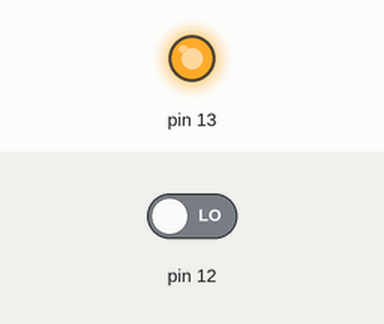
This sketch was run on a simulated Arduino Uno, built with avr-gcc and run on an emulated ATmega328P. On the bench: output pins drawn as LEDs (lit = HIGH). Inputs (shaded band) come from the test bench; at power-on: pin 12 LOW. What the sketch prints to the serial monitor is not drawn.

Above: at 0.1 s.
Timing chart, 0 to 1.6 s (numbered marks = the images above):
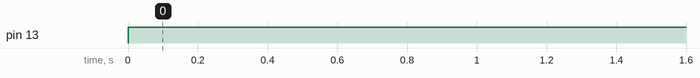

The sketch:

Ultrasonico.ino
```cpp
long distancia;
long tiempo;
void setup(){
  Serial.begin(9600);
  pinMode(13, OUTPUT); /*activación del pin 9 como salida: para el pulso ultrasónico*/
  pinMode(12, INPUT); /*activación del pin 8 como entrada: tiempo del rebote del ultrasonido*/
}

void loop(){
  digitalWrite(13,LOW); /* Por cuestión de estabilización del sensor*/
  delayMicroseconds(5);
  digitalWrite(13, HIGH); /* envío del pulso ultrasónico*/
  delayMicroseconds(10);
  tiempo=pulseIn(12, HIGH); /* Función para medir la longitud del pulso entrante. Mide el tiempo que transcurrido entre el envío
  del pulso ultrasónico y cuando el sensor recibe el rebote, es decir: desde que el pin 12 empieza a recibir el rebote, HIGH, hasta que
  deja de hacerlo, LOW, la longitud del pulso entrante*/
  distancia= int(0.017*tiempo); /*fórmula para calcular la distancia obteniendo un valor entero*/
  /*Monitorización en centímetros por el monitor serial*/
  Serial.print("Distancia ");
  Serial.print("\n");
  Serial.print(distancia);
  Serial.println(" centrimetros");

  delay(1200);
}
```

Measured:
- by itself, pin 13: LOW → HIGH at 0.00 s
